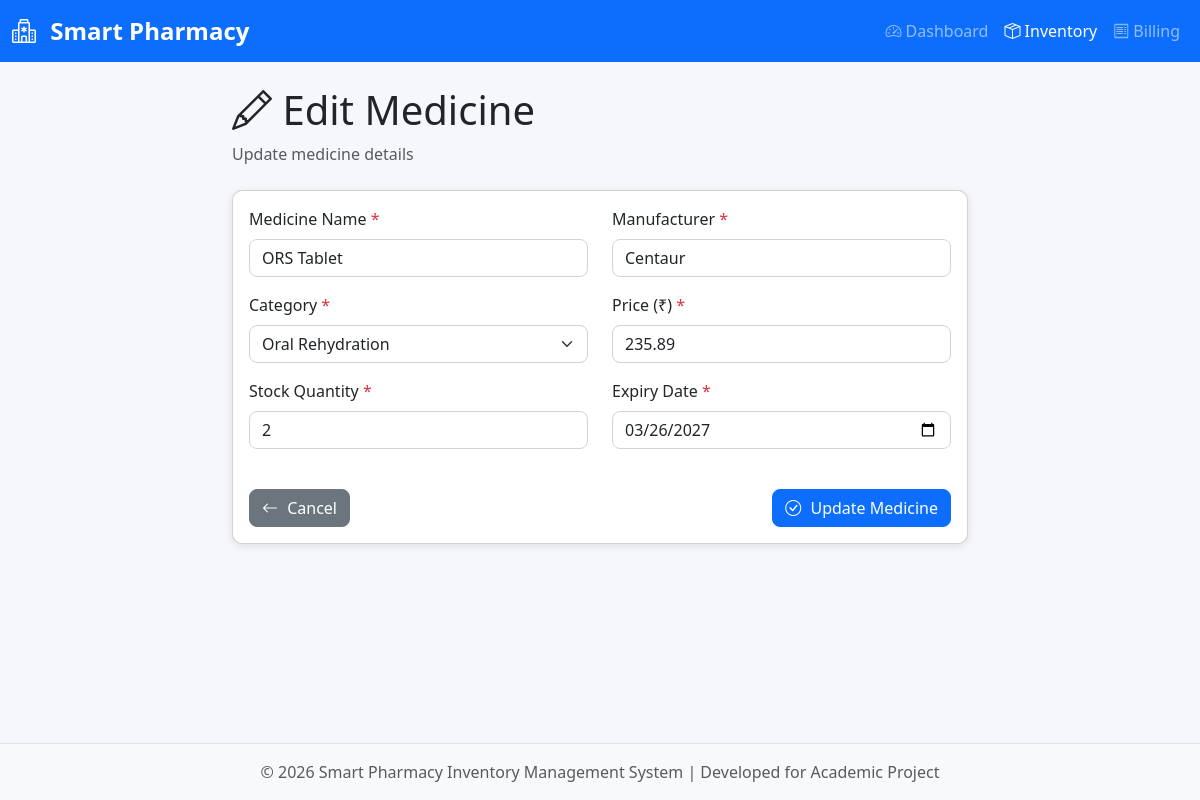
The app's page /inventory/edit/58 with its own data.
### models.py (models this page shows, shortened)
class Medicine(db.Model):
    __tablename__ = 'medicines'
    id = db.Column(db.Integer, primary_key=True, autoincrement=True)
    name = db.Column(db.String(200), nullable=False, index=True)  # Indexed for faster search
    manufacturer = db.Column(db.String(200), nullable=False)
    category = db.Column(db.String(100), nullable=False, index=True)  # For seasonal filtering
    price = db.Column(db.Float, nullable=False)
    stock_quantity = db.Column(db.Integer, nullable=False, default=0)
    expiry_date = db.Column(db.Date, nullable=False)
    seasonal_tag = db.Column(db.String(50), nullable=True)
    created_at = db.Column(db.DateTime, default=datetime.utcnow)
    updated_at = db.Column(db.DateTime, default=datetime.utcnow, onupdate=datetime.utcnow)
    sales = db.relationship('Sales', backref='medicine', lazy=True, cascade='all, delete-orphan')

### app.py (the view, shortened to what this page needs)
@app.route('/inventory/edit/<int:id>', methods=['GET', 'POST'])
def edit_medicine(id):
    medicine = Medicine.query.get_or_404(id)
    categories = list(set([cat for cats in Config.SEASONAL_CATEGORIES.values() for cat in cats]))
    categories.sort()
    return render_template('edit_medicine.html', medicine=medicine, categories=categories)

### templates/edit_medicine.html (shortened to what this page needs)
{% extends "base.html" %}
{% block content %}
<div class="container">
    <div class="row justify-content-center">
        <div class="col-lg-8">
            <div class="mb-4">
                <h1 class="display-6"><i class="bi bi-pencil"></i> Edit Medicine</h1>
                <p class="text-muted">Update medicine details</p>
            </div>
            <div class="card shadow-sm">
                <div class="card-body">
                    <form method="POST" action="{{ url_for('edit_medicine', id=medicine.id) }}">
                        <div class="row">
                            <div class="col-md-6 mb-3">
                                <label for="name" class="form-label">Medicine Name <span
                                        class="text-danger">*</span></label>
                                <input type="text" class="form-control" id="name" name="name"
                                    value="{{ medicine.name }}" required>
                            </div>
                            <div class="col-md-6 mb-3">
                                <label for="manufacturer" class="form-label">Manufacturer <span
                                        class="text-danger">*</span></label>
                                <input type="text" class="form-control" id="manufacturer" name="manufacturer"
                                    value="{{ medicine.manufacturer }}" required>
                            </div>
                            <div class="col-md-6 mb-3">
                                <label for="category" class="form-label">Category <span
                                        class="text-danger">*</span></label>
                                <select class="form-select" id="category" name="category" required>
                                    {% for cat in categories %}
                                    <option value="{{ cat }}" {% if cat==medicine.category %}selected{% endif %}>{{ cat
                                        }}</option>
                                    {% endfor %}
                                </select>
                            </div>
                            <div class="col-md-6 mb-3">
                                <label for="price" class="form-label">Price (₹) <span
                                        class="text-danger">*</span></label>
                                <input type="number" class="form-control" id="price" name="price" step="0.01" min="0"
                                    value="{{ medicine.price }}" required>
                            </div>
                            <div class="col-md-6 mb-3">
                                <label for="stock_quantity" class="form-label">Stock Quantity <span
                                        class="text-danger">*</span></label>
                                <input type="number" class="form-control" id="stock_quantity" name="stock_quantity"
                                    min="0" value="{{ medicine.stock_quantity }}" required>
                            </div>
                            <div class="col-md-6 mb-3">
                                <label for="expiry_date" class="form-label">Expiry Date <span
                                        class="text-danger">*</span></label>
                                <input type="date" class="form-control" id="expiry_date" name="expiry_date"
                                    value="{{ medicine.expiry_date.strftime('%Y-%m-%d') }}" required>
                            </div>
                        </div>
                        <div class="d-flex justify-content-between mt-4">
                            <a href="{{ url_for('inventory') }}" class="btn btn-secondary">
                                <i class="bi bi-arrow-left"></i> Cancel
                            </a>
                            <button type="submit" class="btn btn-primary">
                                <i class="bi bi-check-circle"></i> Update Medicine
                            </button>
                        </div>
                    </form>
                </div>
            </div>
        </div>
    </div>
</div>
{% endblock %}

### static/css/style.css (style rules this page uses)
:root { --pharmacy-primary: #0d6efd; --pharmacy-success: #198754; --pharmacy-danger: #dc3545; --pharmacy-warning: #ffc107; --pharmacy-info: #0dcaf0; --pharmacy-dark: #212529; --pharmacy-light: #f8f9fa; }
body { font-family: 'Segoe UI', Tahoma, Geneva, Verdana, sans-serif; background-color: #f5f7fa; min-height: 100vh; display: flex; flex-direction: column; }
.card { border-radius: 10px; transition: transform 0.3s ease, box-shadow 0.3s ease; }
.btn { border-radius: 8px; font-weight: 500; transition: all 0.3s ease; }
.btn i { margin-right: 5px; }
.form-control, .form-select { border-radius: 8px; border: 1px solid #ced4da; transition: all 0.3s ease; }
.form-label { font-weight: 500; margin-bottom: 0.5rem; }
.card, .alert { animation: fadeIn 0.5s ease; }
.shadow-sm { box-shadow: 0 2px 8px rgba(0, 0, 0, 0.1) !important; }

### records on screen
Medicine: name "ORS Tablet", manufacturer "Centaur", category "Oral Rehydration", price "235.89", stock_quantity "2", expiry_date "03/26/2027"
